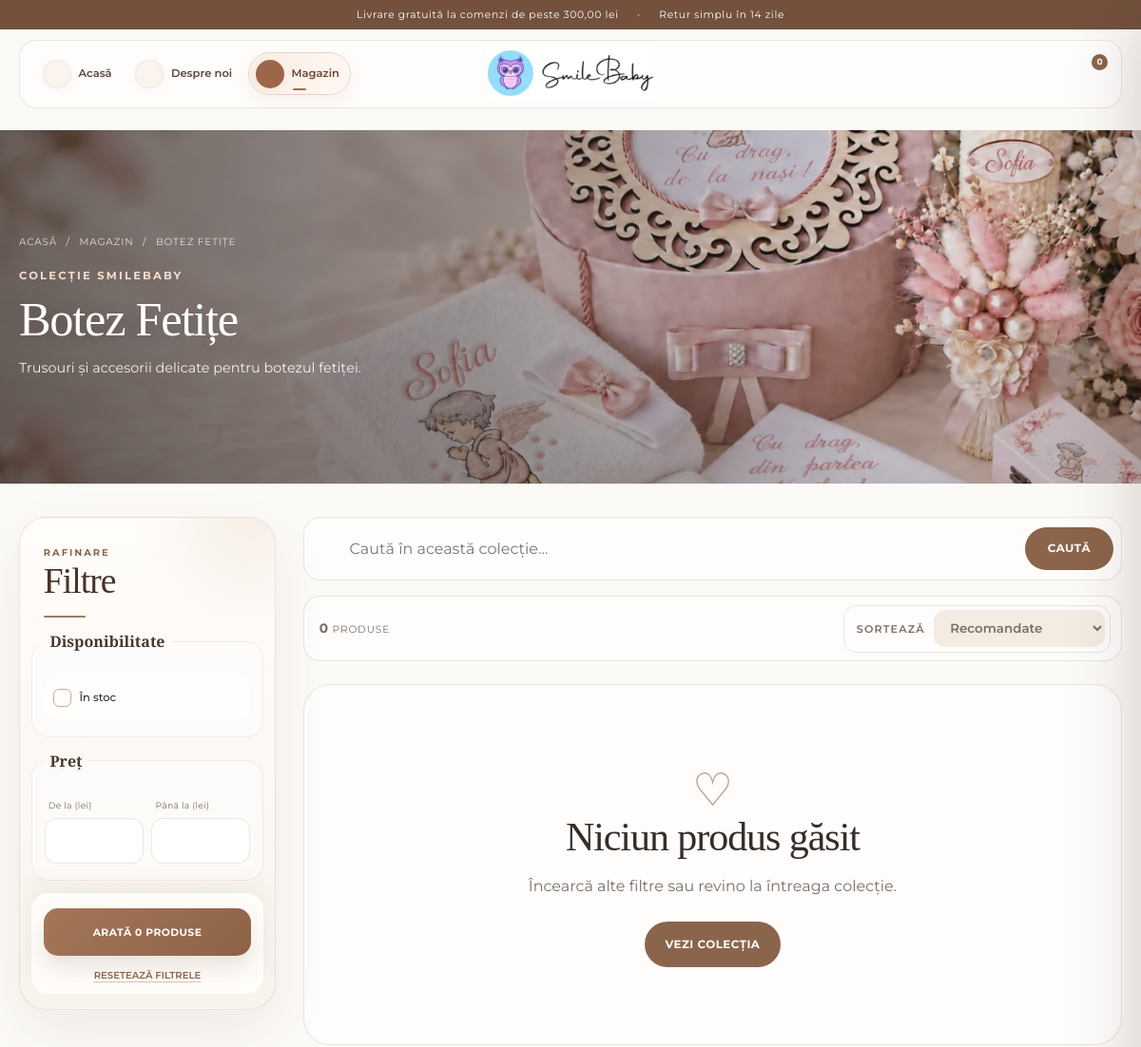
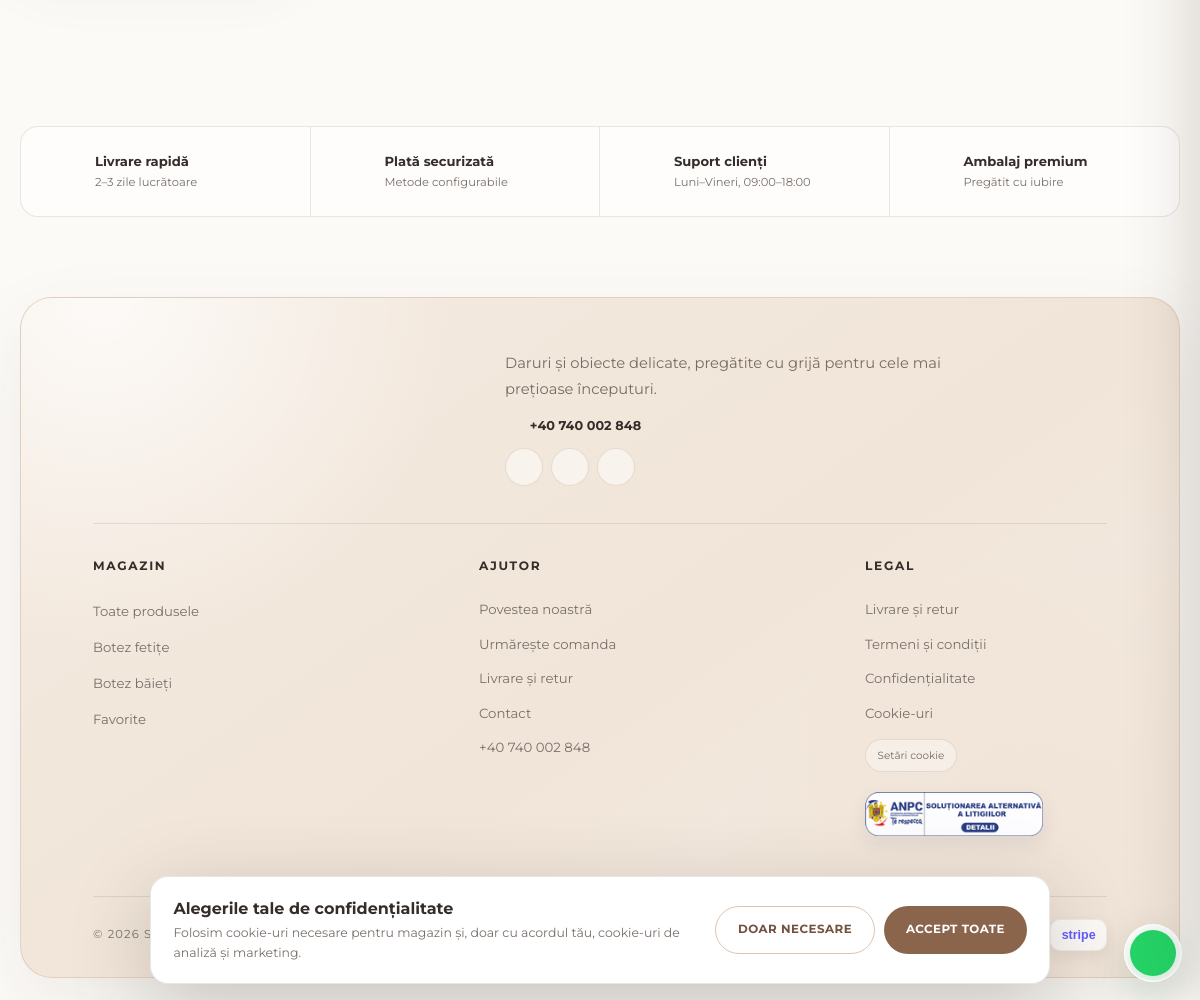
/categorie/botez-fetite, run on the app's committed database (2 pictures, top to bottom).
### tables this page shows
CREATE TABLE IF NOT EXISTS categories (
    id BIGINT UNSIGNED AUTO_INCREMENT PRIMARY KEY,
    parent_id BIGINT UNSIGNED NULL,
    name VARCHAR(180) NOT NULL,
    slug VARCHAR(190) NOT NULL UNIQUE,
    short_description TEXT NULL,
    description MEDIUMTEXT NULL,
    image_path VARCHAR(500) NULL,
    status ENUM('active','inactive') NOT NULL DEFAULT 'active',
    show_on_homepage TINYINT(1) NOT NULL DEFAULT 0,
    homepage_order INT NOT NULL DEFAULT 0,
    meta_title VARCHAR(255) NULL,
    meta_description VARCHAR(320) NULL,
    indexable TINYINT(1) NOT NULL DEFAULT 1,
    created_at DATETIME NOT NULL DEFAULT CURRENT_TIMESTAMP,
    updated_at DATETIME NOT NULL DEFAULT CURRENT_TIMESTAMP ON UPDATE CURRENT_TIMESTAMP,
    INDEX idx_categories_parent (parent_id),
    INDEX idx_categories_home (show_on_homepage, homepage_order),
    CONSTRAINT fk_category_parent FOREIGN KEY (parent_id) REFERENCES categories(id) ON DELETE SET NULL
);

### views/layouts/storefront.php (the view, shortened to what the rows shown need)
<!doctype html>
<html lang="ro">
<head>
    <link rel="stylesheet" href="<?= asset('css/app.css') ?>">
    <link rel="stylesheet" href="<?= asset('css/testimonials.css') ?>">
</head>
<body>
<main id="continut"><?= $content ?></main>
<footer class="site-footer">
    <div class="shell footer-grid">
        <div class="footer-column"><h2>Magazin</h2></div>
        <div class="footer-column"><h2>Ajutor</h2></div>
        <div class="footer-column footer-legal"><h2>Legal</h2></div>
    </div>
</footer>
</body>
</html>

### views/storefront/category.php (shortened to what the rows shown need)
<header class="category-showcase">
    <div class="category-showcase-copy shell">
        <nav class="breadcrumb"><a href="/">Acasă</a><span>/</span><a href="/magazin">Magazin</a><span>/</span><span><?= e($category['name']) ?></span></nav>
        <span class="eyebrow">COLECȚIE SMILEBABY</span>
        <h1><?= e($category['name']) ?></h1>
        <p><?= e($category['short_description'] ?: $category['description']) ?></p>
    </div>
</header>
<div class="shop-layout category-shop shell">
    <aside class="filters category-filters" data-filters>
        <div class="filter-title"><div><span class="eyebrow">RAFINARE</span><h2>Filtre</h2></div><button type="button" aria-label="Închide filtrele" data-filter-close><?= icon('close') ?></button></div>
    </aside>
    <section class="shop-results category-results">
        <?php if (!$products): ?><div class="empty-state"><h2>Niciun produs găsit</h2></div><?php endif ?>
    </section>
</div>

### data on the page
categories: name "BOTEZ FETIȚE", name "Botez Fetițe", short_description "Trusouri și accesorii delicate pentru botezul fetiței."

### other printed values
$announcementShipping "Livrare gratuită la comenzi de peste 300,00 lei"
$cartCount "0"
$total "0"
setting('estimated_delivery_text', '2–3 zile lucrătoare') "2–3 zile lucrătoare"
$sitePhone "+40 740 002 848"
